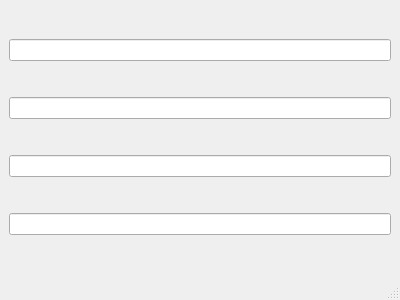
<?xml version="1.0" encoding="UTF-8"?>
<ui version="4.0">
 <class>MainWindow</class>
 <widget class="QMainWindow" name="MainWindow">
  <property name="geometry">
   <rect>
    <x>0</x>
    <y>0</y>
    <width>400</width>
    <height>300</height>
   </rect>
  </property>
  <property name="windowTitle">
   <string>MainWindow</string>
  </property>
  <widget class="QWidget" name="centralwidget">
   <layout class="QVBoxLayout" name="verticalLayout">
    <item>
     <widget class="QLineEdit" name="lineEdit"/>
    </item>
    <item>
     <widget class="QLineEdit" name="lineEdit_2"/>
    </item>
    <item>
     <widget class="QLineEdit" name="lineEdit_3"/>
    </item>
    <item>
     <widget class="QLineEdit" name="lineEdit_4"/>
    </item>
   </layout>
  </widget>
  <widget class="QMenuBar" name="menubar">
   <property name="geometry">
    <rect>
     <x>0</x>
     <y>0</y>
     <width>400</width>
     <height>21</height>
    </rect>
   </property>
  </widget>
  <widget class="QStatusBar" name="statusbar"/>
 </widget>
 <resources/>
 <connections/>
</ui>
